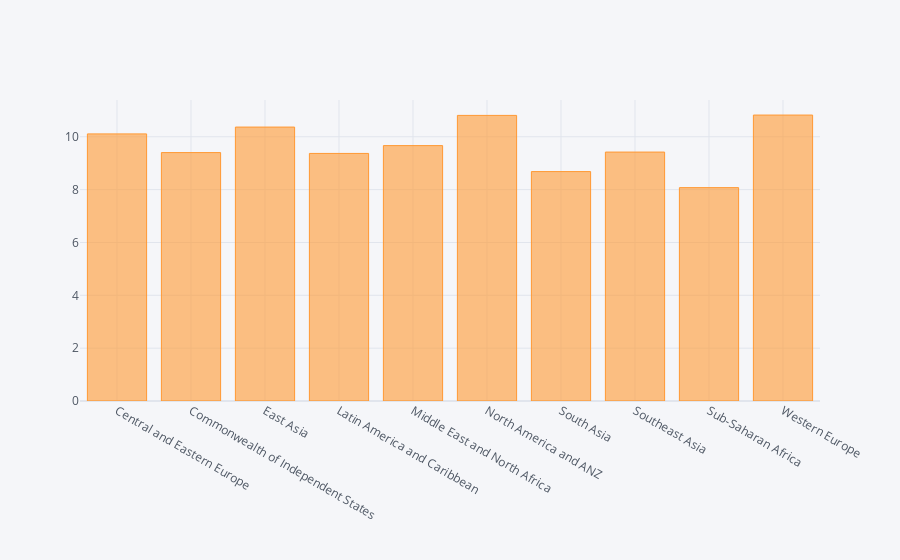

The code cell stored with this chart in its notebook:
### Code cell
# Regions and Average GDP
avg_gdp = df.groupby("Regional indicator")["Logged GDP per capita"].mean()
avg_gdp.iplot(kind="bar", color = "orange")

### Figure 1 — Plotly figure (JSON) as saved in the notebook; plotly's stock layout.template omitted (floating-point values rounded to 4 significant figures)
{"data": [{"marker": {"color": "rgba(255, 153, 51, 0.6)", "line": {"color": "rgba(255, 153, 51, 1.0)", "width": 1}}, "name": "Logged GDP per capita", "orientation": "v", "text": "", "type": "bar", "x": ["Central and Eastern Europe", "Commonwealth of Independent States", "East Asia", "Latin America and Caribbean", "Middle East and North Africa", "North America and ANZ", "South Asia", "Southeast Asia", "Sub-Saharan Africa", "Western Europe"], "y": [10.11, 9.402, 10.37, 9.37, 9.666, 10.81, 8.683, 9.421, 8.075, 10.82]}], "layout": {"legend": {"bgcolor": "#F5F6F9", "font": {"color": "#4D5663"}}, "paper_bgcolor": "#F5F6F9", "plot_bgcolor": "#F5F6F9", "title": {"font": {"color": "#4D5663"}}, "xaxis": {"gridcolor": "#E1E5ED", "showgrid": true, "tickfont": {"color": "#4D5663"}, "title": {"font": {"color": "#4D5663"}, "text": ""}, "zerolinecolor": "#E1E5ED"}, "yaxis": {"gridcolor": "#E1E5ED", "showgrid": true, "tickfont": {"color": "#4D5663"}, "title": {"font": {"color": "#4D5663"}, "text": ""}, "zerolinecolor": "#E1E5ED"}}}
